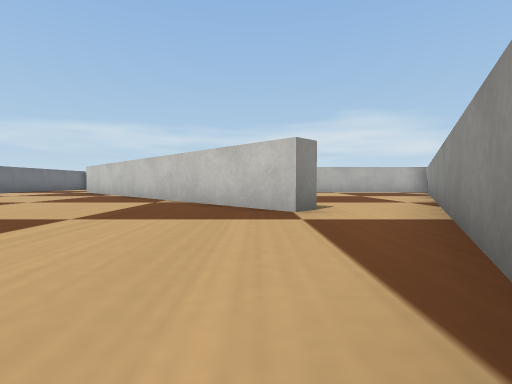
[1] (above)

19 first-person views from a walk through a Webots world. The camera is 0.04 m above the floor, tilts 2° down and sees 85° across. The floor is counted in squares, 0.1 m on a side. Each view is taken from the middle of a square. On the plan, view 1 faces up. The plan holds only what a view shows up to about 9 squares ahead; the rest is blank. The robots in the file are not drawn. Webots' stock objects and surfaces are drawn as simple stand-ins.

[2]
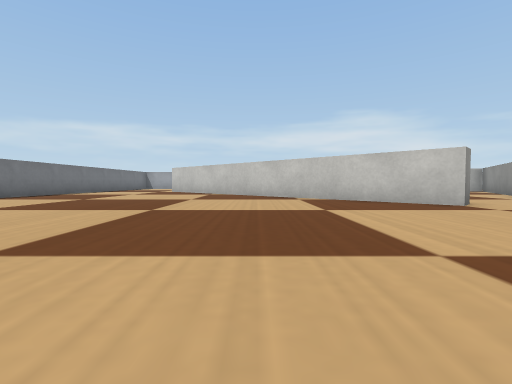

[3]
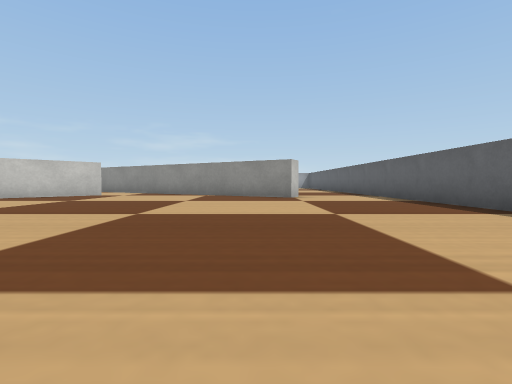

[4]
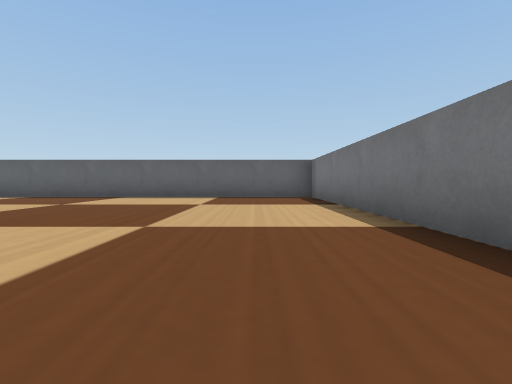

[5]
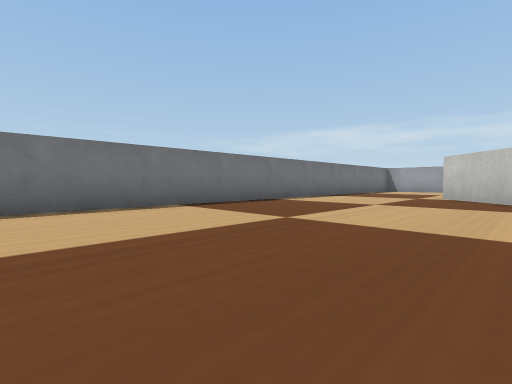

[6]
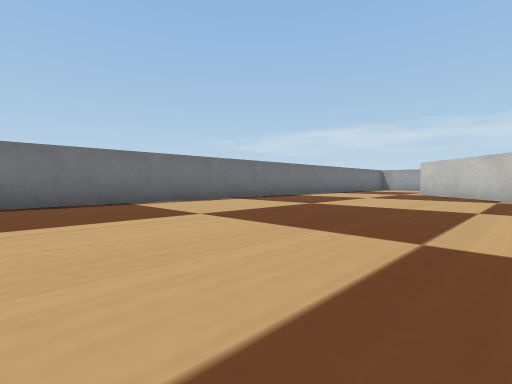

[7]
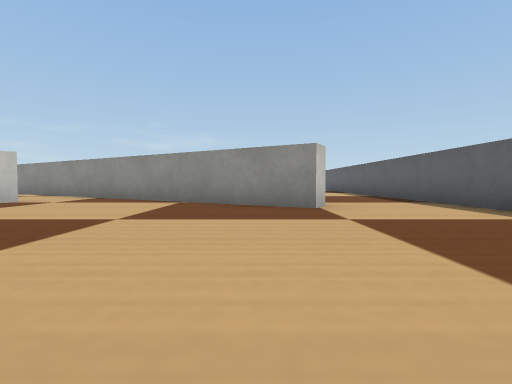

[8]
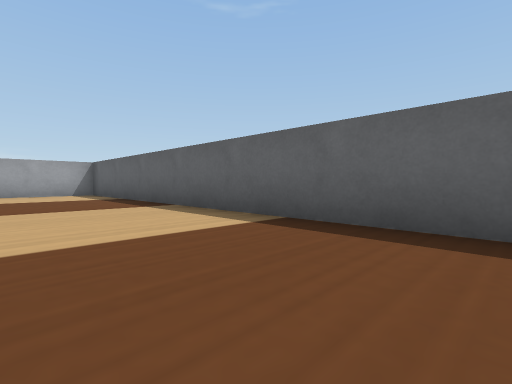

[9]
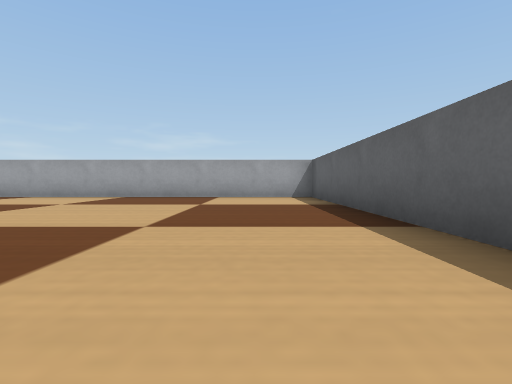

[10]
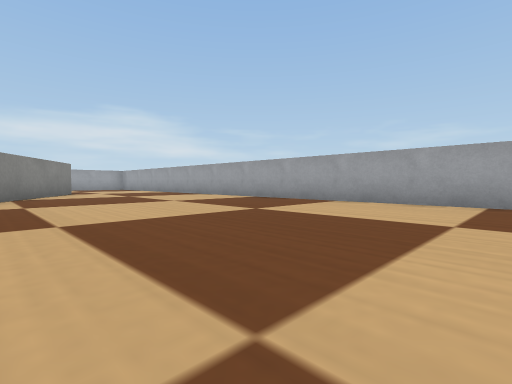

[11]
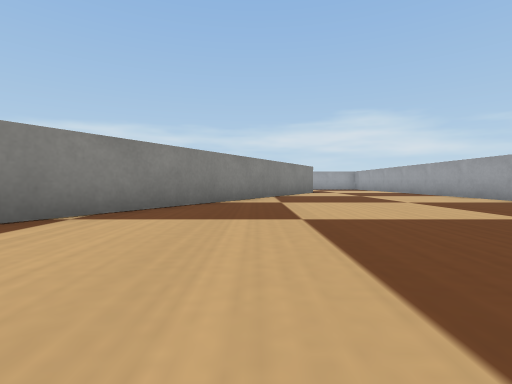

[12]
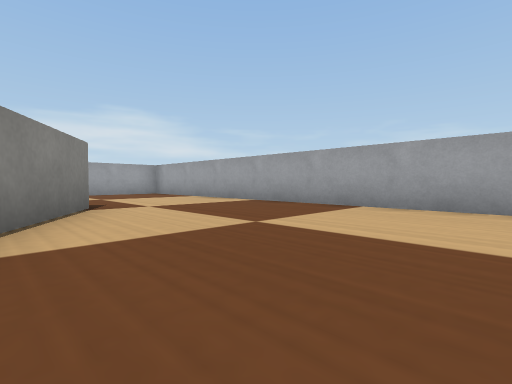

[13]
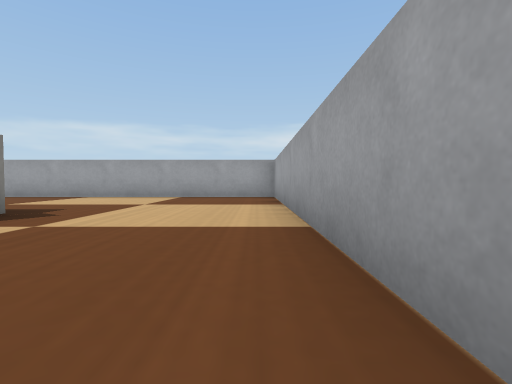

[14]
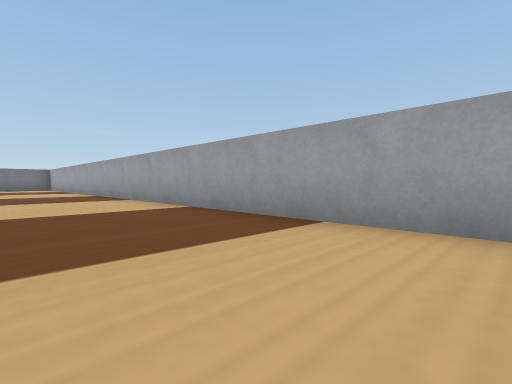

[15]
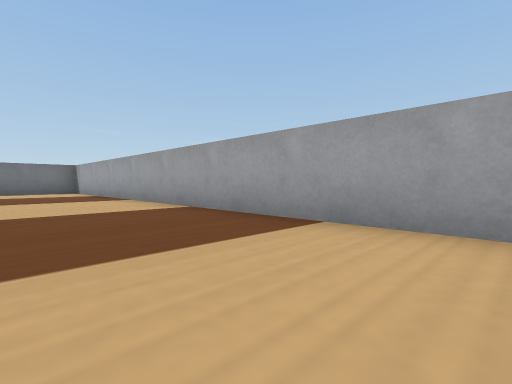

[16]
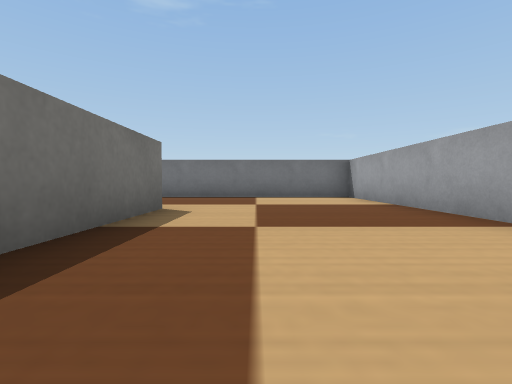

[17]
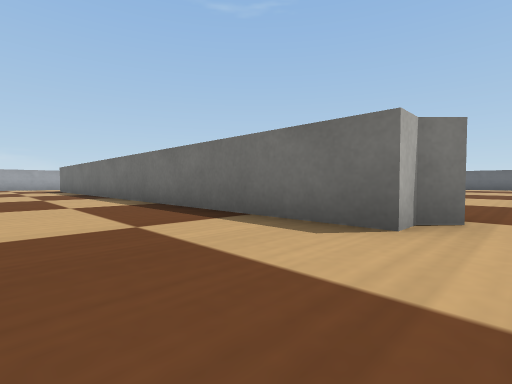

[18]
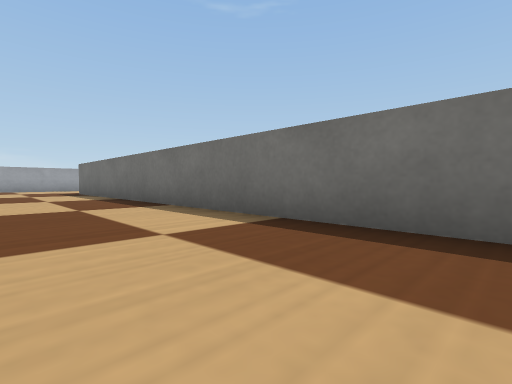

[19]
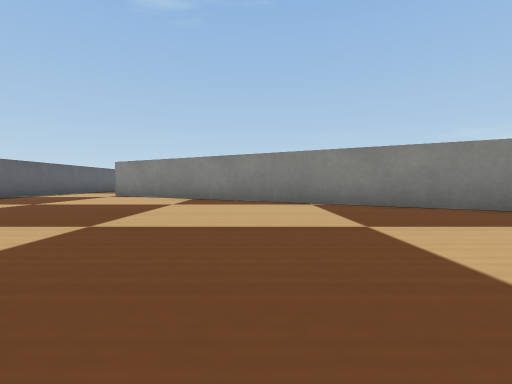

### Floor plan
Points are (right, up) in squares from view 1. A wall is a line through its corners. A room is listed if a view was taken in it or the views show most of it. See-through windows are left out.
Room 1 (views 1, 2, 3, 4, 5, 6, 7)
walls: (0.9, 4.1) (0.5, 3.7) (-5.8, 10.1); (-0.3, -2.2) (-0.7, -1.9) (5.6, 9.1); (-9.5, 8.5) (-9.5, -4.5) (-0.5, -4.5)
ways out: opening at (-8.5, 9.2) to room 2; opening at (-0.3, -4) to room 2
Room 2 (views 8, 9, 10, 11, 12, 13, 14, 15, 16, 17, 18, 19)
walls: (7.2, 10.9) (-0.3, -2.2); (-0.5, -4.5) (10.5, -4.5) (10.5, 15.5) (-9.5, 15.5) (-9.5, 8.5); (-5.8, 10.1) (-6.5, 10.8) (-6.2, 11.1) (-6.2, 11.6) (6.4, 11.6)
ways out: opening at (-8.5, 9.2) to room 1; opening at (-0.3, -4) to room 1

Positions as (right, up) in squares from view 1, and headings:
1: (0, 0), facing up
2: (-3, -1), facing up
3: (-8, -1), facing right
4: (-8, 3), facing down
5: (-5, 3), facing up-left
6: (-4, 1), facing up-left
7: (-5, -1), facing right
8: (1, -2), facing down-right
9: (3, -3), facing right
10: (5, 0), facing up-right
11: (5, 0), facing up
12: (6, 6), facing up-right
13: (10, 8), facing up
14: (7, 13), facing up-left
15: (2, 13), facing up-left
16: (-2, 13), facing left
17: (-7, 14), facing down-right
18: (-4, 14), facing down-right
19: (8, 2), facing left
